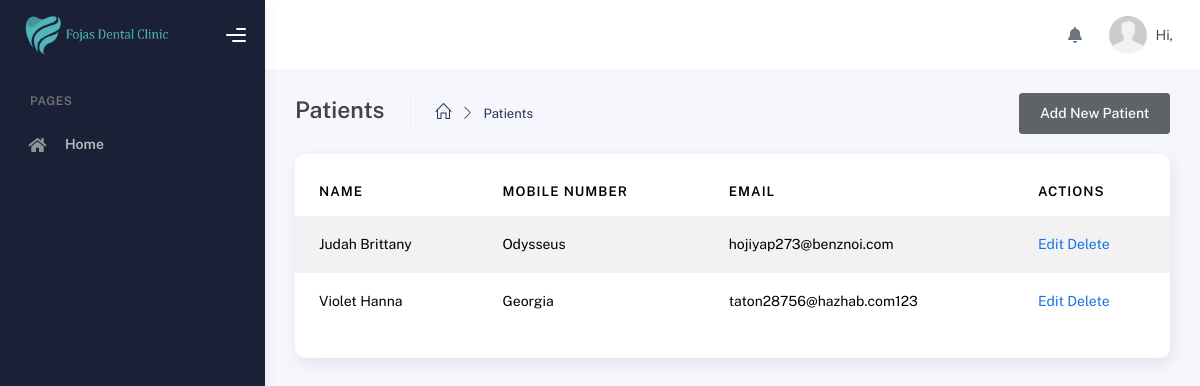
The page /modules/admin/patients.php on the database as committed earlier.
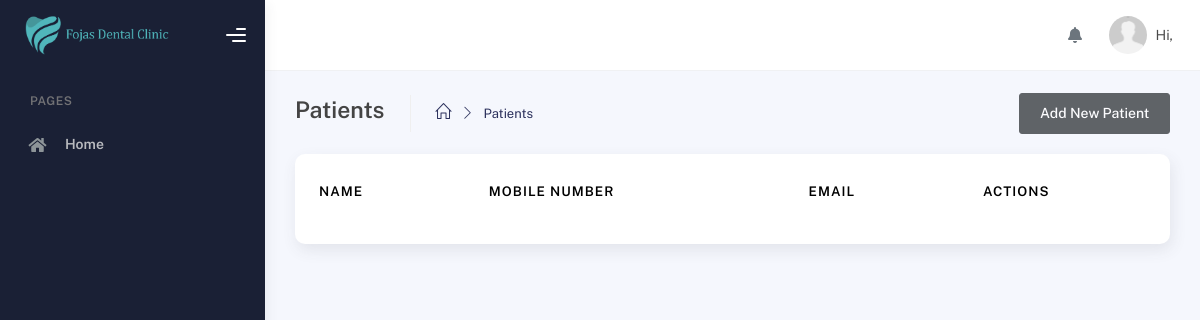
The same page on the database as committed later.
### tables this page shows
CREATE TABLE `users` (
  `id` int(11) NOT NULL,
  `user_id` int(100) NOT NULL,
  `role_id` int(11) NOT NULL,
  `first_name` varchar(250) NOT NULL,
  `middle_name` varchar(255) NOT NULL,
  `last_name` varchar(255) NOT NULL,
  `mobile_number` varchar(255) NOT NULL,
  `email` varchar(255) DEFAULT NULL,
  `password` varchar(255) NOT NULL,
  `date_of_birth` date NOT NULL,
  `date_created` date NOT NULL,
  `date_updated` date NOT NULL,
  `token` varchar(255) DEFAULT NULL,
  `address` varchar(255) DEFAULT NULL,
  `otp` varchar(100) DEFAULT NULL
);

### modules/admin/patients.php (the view, shortened to what this page needs)
<?php
include('../../connection/connection.php');
?>
<!DOCTYPE html>
<html lang="en">
<head>
    <?php include '../../includes/styles.php' ?>
</head>
<body>
    <div class="wrapper">
        <?php include '../../includes/sidebar.php'; ?>
      <div class="main-panel">
        <?php include '../../includes/topbar.php'; ?>
        <div class="container">
          <div class="page-inner">
            <div class="page-header">
                <span class="d-flex justify-content-between align-items-center w-100">
                    <span class="d-flex">
                        <h4 class="page-title">Patients</h4>
                        <ul class="breadcrumbs d-flex justify-items-center align-items-center">
                            <li class="nav-home">
                            <a href="dashboard.php">
                                <i class="icon-home"></i>
                            </a>
                            </li>
                            <li class="separator">
                                <i class="icon-arrow-right"></i>
                            </li>
                            <li class="nav-item">
                                <a href="#">Patients</a>
                            </li>
                        </ul>
                    </span>
                    <a href="add-patient.php" class="btn btn-dark op-7">Add New Patient</a>
                </span>
            </div>
            <div class="page-category">
                <div class="card py-3">
                    <div class="table-responsive">
                    <table id="dataTable" class="display table table-striped table-hover">
                        <thead>
                            <tr>
                                <th>Name</th>
                                <th>Mobile Number</th>
                                <th>Email</th>
                                <th>Actions</th>
                            </tr>
                        </thead>
                        <tbody>
                        <?php
                            $query_patients = "SELECT users.user_id, users.first_name,users.middle_name,users.last_name,users.mobile_number,users.email,users.password,users.date_of_birth,users.address, appointments.appointment_id,appointments.concern,appointments.confirmed,appointments.appointment_date,appointments.remarks
                            FROM users
                            LEFT JOIN appointments
                            ON users.user_id = appointments.user_id WHERE users.role_id = '1'";
                            $run_patients = mysqli_query($conn,$query_patients);
                            if(mysqli_num_rows($run_patients) > 0){
                                foreach($run_patients as $row_patients){
                                    ?>
                                    <tr>
                                        <td><?php echo $row_patients['first_name'] . " " . $row_patients['last_name']?></td>
                                        <td><?php echo $row_patients['mobile_number']?></td>
                                        <td><?php echo $row_patients['email']?></td>
                                        <td>
                                            <a href="edit-patient.php?user_id=<?php echo $row_patients['user_id']?>">Edit</a>
                                            <a href="delete-patient.php?user_id=<?php echo $row_patients['user_id']?>">Delete</a>
                                        </td>
                                    </tr>
                                    <?php
                                }
                            }
                            ?>
                        </tbody>
                        </table>
                    </div>
                </div>
            </div>
          </div>
        </div>
      </div>
    </div>
</body>
</html>

Rows that differ between the two databases and show on the page:
removed users: first_name "Judah", last_name "Brittany", mobile_number "Odysseus", email "hojiyap273@benznoi.com"
removed users: first_name "Violet", last_name "Hanna", mobile_number "Georgia", email "taton28756@hazhab.com123"
